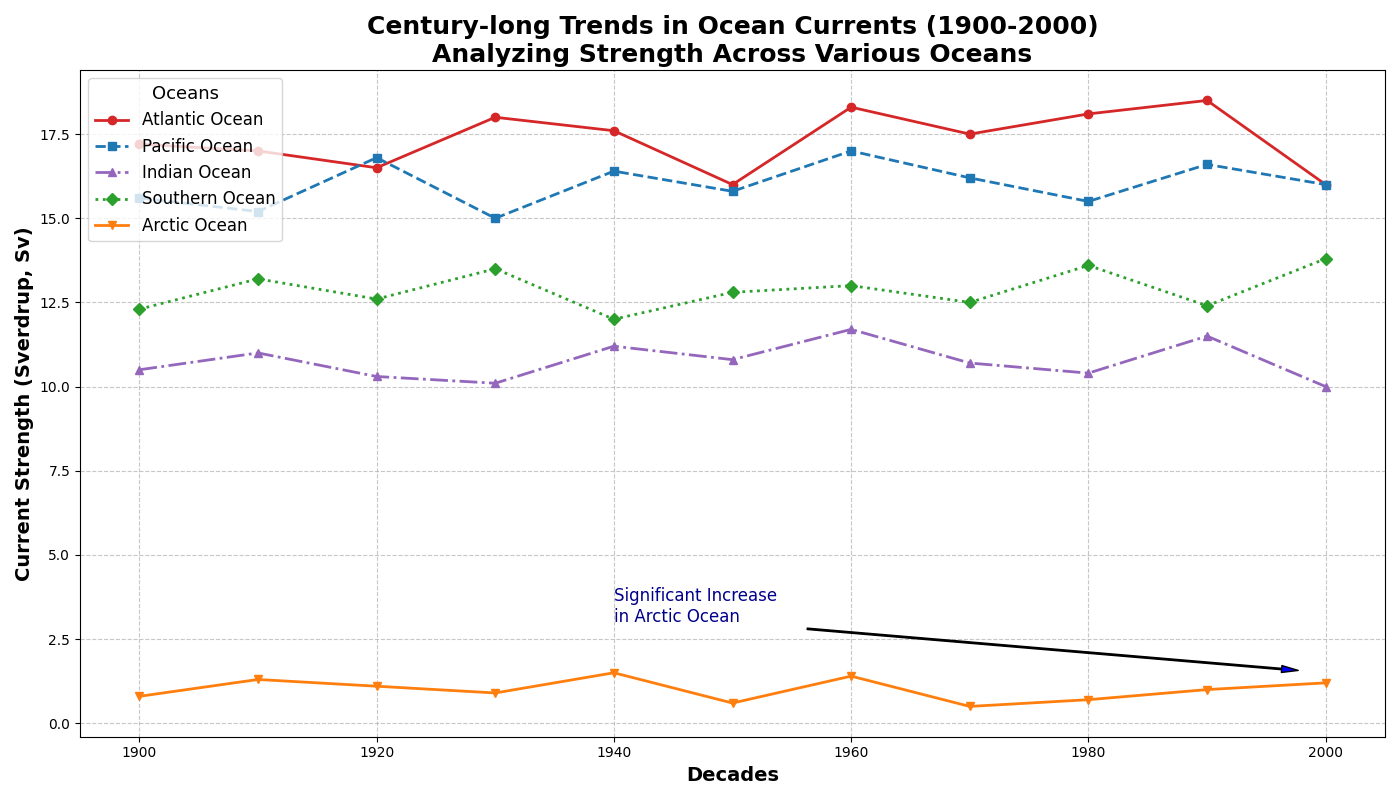

This chart was generated by the following Python code:
import matplotlib.pyplot as plt
import numpy as np

decades = np.arange(1900, 2001, 10)

# Randomly altered data within original dimensions
atlantic_data = [17.2, 17, 16.5, 18, 17.6, 16, 18.3, 17.5, 18.1, 18.5, 16]
pacific_data = [15.6, 15.2, 16.8, 15, 16.4, 15.8, 17, 16.2, 15.5, 16.6, 16]
indian_data = [10.5, 11, 10.3, 10.1, 11.2, 10.8, 11.7, 10.7, 10.4, 11.5, 10]
southern_data = [12.3, 13.2, 12.6, 13.5, 12, 12.8, 13, 12.5, 13.6, 12.4, 13.8]
arctic_data = [0.8, 1.3, 1.1, 0.9, 1.5, 0.6, 1.4, 0.5, 0.7, 1, 1.2]

fig, ax1 = plt.subplots(figsize=(14, 8))

ax1.plot(decades, atlantic_data, label='Atlantic Ocean', marker='o', linestyle='-', linewidth=2, color='#d62728')
ax1.plot(decades, pacific_data, label='Pacific Ocean', marker='s', linestyle='--', linewidth=2, color='#1f77b4')
ax1.plot(decades, indian_data, label='Indian Ocean', marker='^', linestyle='-.', linewidth=2, color='#9467bd')
ax1.plot(decades, southern_data, label='Southern Ocean', marker='D', linestyle=':', linewidth=2, color='#2ca02c')
ax1.plot(decades, arctic_data, label='Arctic Ocean', marker='v', linestyle='-', linewidth=2, color='#ff7f0e')

ax1.set_title("Century-long Trends in Ocean Currents (1900-2000)\nAnalyzing Strength Across Various Oceans", fontsize=18, fontweight='bold')
ax1.set_xlabel('Decades', fontsize=14, fontweight='bold')
ax1.set_ylabel('Current Strength (Sverdrup, Sv)', fontsize=14, fontweight='bold')
ax1.legend(loc='upper left', title='Oceans', fontsize=12, title_fontsize='13')
ax1.grid(True, linestyle='--', alpha=0.7)

ax1.annotate('Significant Increase\nin Arctic Ocean', xy=(2000, 1.5), xytext=(1940, 3),
             arrowprops=dict(facecolor='blue', shrink=0.05, width=1, headwidth=5),
             fontsize=12, color='darkblue')

plt.tight_layout()
plt.show()
